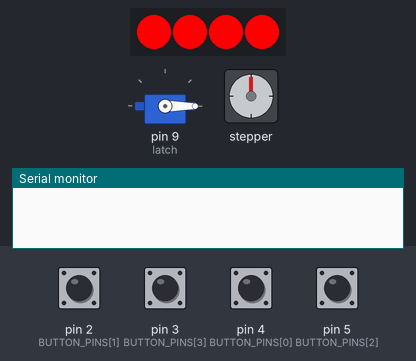
A sketch run on a simulated Arduino Uno, built with avr-gcc and run on an emulated ATmega328P. On the bench: 4 RGB LEDs in strip order, left to right, servo, stepper motor, the last lines printed to the serial monitor. Inputs (shaded band) come from the test bench; at power-on: pin 2 (BUTTON_PINS[1]), pin 3 (BUTTON_PINS[3]), pin 4 (BUTTON_PINS[0]), pin 5 (BUTTON_PINS[2]) HIGH. The strip is taken to match the declared colour order; stepper angles assume 5000 steps per turn.

Above: at 1.2 s.
1.3 s: pin 2 (BUTTON_PINS[1]) pulled LOW for 0.15 s
At 1.37 s:
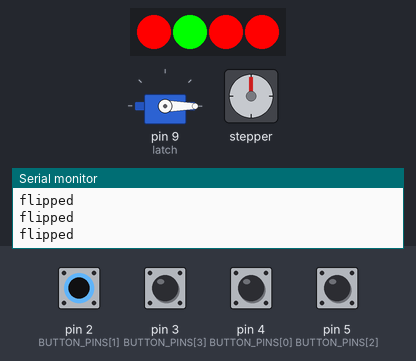
2.9 s: pin 3 (BUTTON_PINS[3]) pulled LOW for 0.15 s
At 2.98 s:
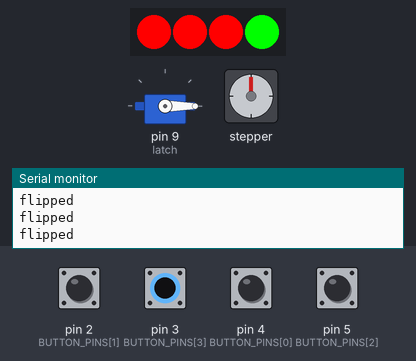
4.5 s: pin 4 (BUTTON_PINS[0]) pulled LOW for 0.15 s
At 4.58 s:
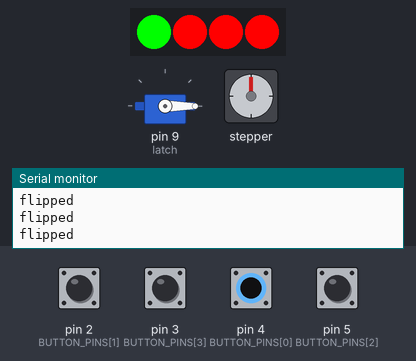
6.1 s: pin 5 (BUTTON_PINS[2]) pulled LOW for 0.15 s
At 6.17 s:
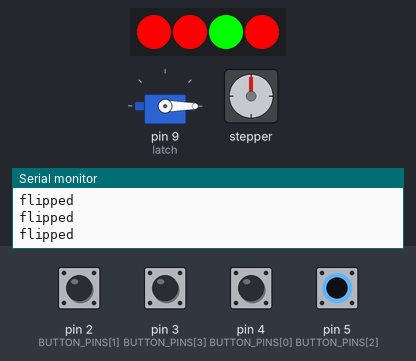
7.7 s: pin 2 (BUTTON_PINS[1]) driven LOW and pin 3 (BUTTON_PINS[3]) driven LOW and pin 4 (BUTTON_PINS[0]) driven LOW and pin 5 (BUTTON_PINS[2]) driven LOW
At 7.83 s:
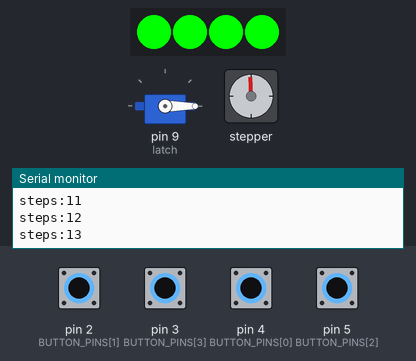
Timing chart, 0 to 25.4 s (numbered marks = the images above; inputs shaded):
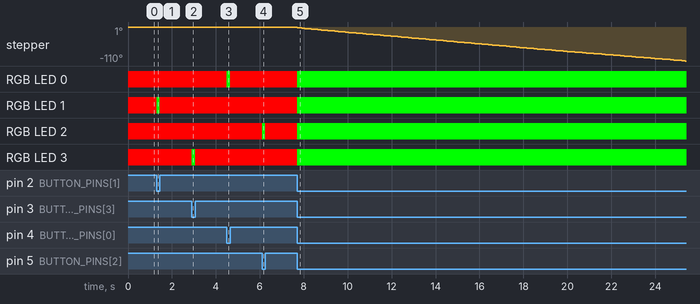

The sketch:

box3.ino
```cpp
#include <Adafruit_NeoPixel.h>
#include <Servo.h>
#include <Stepper.h>
const int stepsPerRevolution = 5000;
Stepper myStepper(stepsPerRevolution, 10, 11, 12, 13);
int stepCount = 0;
Servo latch;
const byte BUTTON_PINS[4] = { 4, 2, 5, 3};
const byte LIGHT_PINS[4] = { 0, 1, 2, 3};
bool STATE[4] = { false, false, false, false};
#define NUMPIXELS 4
bool done = false;

Adafruit_NeoPixel pixels(NUMPIXELS, 7, NEO_RGB + NEO_KHZ800);
void setup() {
  pixels.begin();
  latch.attach(9);
  Serial.begin(9600);
  for (byte i = 0; i < 7; i++) {
    pinMode(BUTTON_PINS[i], INPUT_PULLUP);
  }
  latch.write(0);
}

void loop() {
  CheckPins();
  error();
  activate();
}

void CheckPins() {
  for (int i = 0; i < 4; i++) {
    if (digitalRead(BUTTON_PINS[i]) == LOW) {
      STATE[i] = true;
      Serial.println("flipped");
    } else {
      STATE[i] = false;
    }
  }
}
void error() {
  for (int i = 0; i < 4; i++) {
    if (STATE[i] == true) {
      pixels.setPixelColor(i, pixels.Color(0, 255, 0));
      pixels.show();
    } else {
      pixels.setPixelColor(i, pixels.Color(255, 0, 0));
      pixels.show();
    }
  }
}

void activate() {
  if (digitalRead(BUTTON_PINS[0]) == LOW &&
      digitalRead(BUTTON_PINS[1]) == LOW &&
      digitalRead(BUTTON_PINS[2]) == LOW &&
      digitalRead(BUTTON_PINS[3]) == LOW &&
      done == false ) {
      for (int i = 0; i < 4; i++) {
        pixels.setPixelColor(i, pixels.Color(0, 255, 0));
        pixels.show();
      }
      motor();
      done = true;
      Serial.println("DONE");
    }
  }

  void motor() {
    Serial.begin(9600);
    for (int i = 0; i < 2350; i++) {
      myStepper.step(-1);
      Serial.print("steps:");
      Serial.println(stepCount);
      stepCount++;
    }
  }
```

Measured:
- after the input at 1.3 s, RGB LED 1: RGB(255, 0, 0) → RGB(0, 255, 0) at once, → RGB(255, 0, 0) 0.15 s later
- after the input at 2.9 s, RGB LED 3: RGB(255, 0, 0) → RGB(0, 255, 0) at once, → RGB(255, 0, 0) 0.16 s later
- after the input at 4.5 s, RGB LED 0: RGB(255, 0, 0) → RGB(0, 255, 0) at once, → RGB(255, 0, 0) 0.16 s later
- after the input at 6.1 s, RGB LED 2: RGB(255, 0, 0) → RGB(0, 255, 0) at once, → RGB(255, 0, 0) 0.15 s later
- after the input at 7.7 s, stepper: keeps turning counter-clockwise at about 6°/s, starting at once; RGB LED 0–3: RGB(255, 0, 0) → RGB(0, 255, 0) at once
